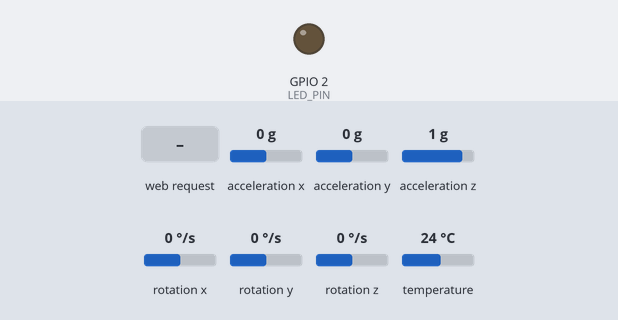
Recording of a sketch running on a simulated ESP32. Shown: output pins drawn as LEDs (lit = HIGH). Inputs (shaded band) come from the test bench; at power-on: acceleration x 0 g, acceleration y 0 g, acceleration z 1 g, rotation x 0 °/s, rotation y 0 °/s, rotation z 0 °/s, temperature 24 °C. WiFi joins after 1.5 s; servers stay silent unless stated; what the sketch prints to the serial monitor is not drawn.

Above: at 2.7 s.
2.8 s: HTTP request GET /arm?state=1 received
At 4.2 s:
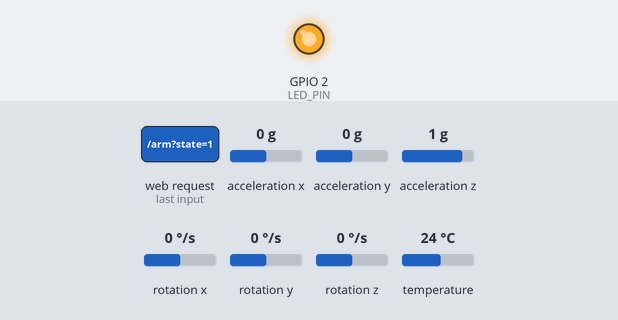
7.3 s: HTTP request GET /arm received
At 7.6 s:
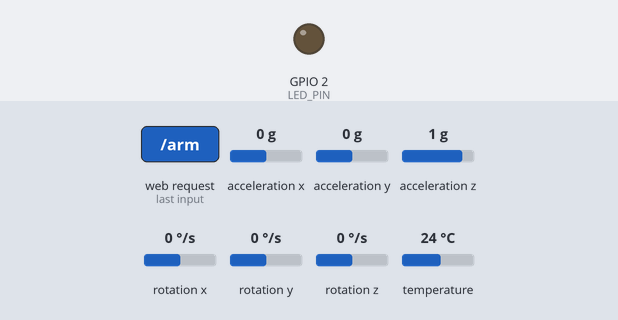
8.8 s: HTTP request GET /arm?state=1&val=1 received
At 10.0 s:
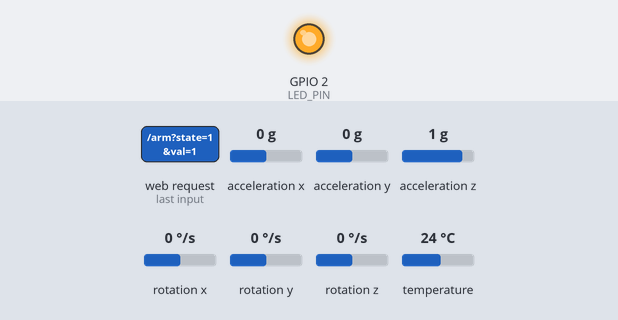
Timing chart, 0 to 11.8 s (numbered marks = the images above; inputs shaded):
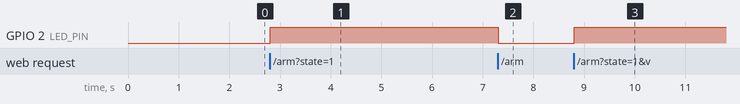

Measured:
- after the input at 2.8 s, GPIO 2 (LED_PIN): LOW → HIGH at once
- after the input at 7.3 s, GPIO 2 (LED_PIN): HIGH → LOW at once
- after the input at 8.8 s, GPIO 2 (LED_PIN): LOW → HIGH at once

The sketch:

Tap_Guard_Beta.ino
```cpp
/* Tap-Guard v8 – Elegant & Responsive UI
 * SSID/PASS → DevilDogVIP / yvetteway (Keep your credentials secure)
 * Slider 1-10 (5 = default optimal, 10 = most sensitive). LED + web alert when armed & motion.
 * Designed with a more refined aesthetic.
 */
#include <WiFi.h>
#include <WebServer.h>
#include <Adafruit_MPU6050.h>
#include <Adafruit_Sensor.h>
#include <Wire.h>
#include <time.h> // Not strictly used in this revision but often useful

#define LED_PIN 2

// --- Sensitivity Configuration ---
// GUI slider level (1-10). Default is 5.
int  level = 5;
bool armed = false;
bool alertOn = false; // True when motion detected while armed
uint32_t lastMove = 0; // Timestamp of last motion detection

Adafruit_MPU6050 mpu;
WebServer server(80);

// Placeholder for actual battery level reading
int getBatteryLevel() {
  // TODO: Implement actual battery voltage reading and percentage calculation
  // For example, read an analog pin connected to a voltage divider on the battery
  // and map the voltage to a 0-100% scale.
  // For now, returning a static value or a slowly decreasing simulated value.
  static int simBattery = 95; // Initial simulated battery
  // simBattery = max(0, simBattery - 1); // Example: simulate decrease over time if called periodically
  return simBattery;
}

// Maps GUI slider level (1-10) to MPU6050 motion detection threshold.
int thrVal() {
  const int DEVICE_THR_MOST_SENSITIVE = 1;  // MPU's most sensitive setting
  const int DEVICE_THR_DEFAULT_OPTIMAL = 1; // Desired for GUI level 5 ("coaster" detection)
  const int DEVICE_THR_LEAST_SENSITIVE = 80; // MPU's least sensitive for this app (at GUI level 1)

  if (level == 5) {
    return DEVICE_THR_DEFAULT_OPTIMAL;
  } else if (level > 5) { // GUI Levels 6-10 (higher sensitivity)
    // Since default optimal is already the most sensitive MPU can do (1), these also map to 1.
    return DEVICE_THR_MOST_SENSITIVE;
  } else { // GUI Levels 1-4 (lower sensitivity)
    // Map GUI 1-4 to physical LEAST_SENSITIVE down to (DEFAULT_OPTIMAL + a bit more for smoother transition)
    // Threshold for level 4 will be DEVICE_THR_DEFAULT_OPTIMAL + 1 = 2
    return map(level, 1, 4, DEVICE_THR_LEAST_SENSITIVE, DEVICE_THR_DEFAULT_OPTIMAL + 1);
  }
}

/* ===== HTML UI ===== */
const char html[] PROGMEM = R"HTML(
<!doctype html><html><head><meta charset=utf-8>
<meta name=viewport content="width=device-width,initial-scale=1">
<title>Tap-Guard</title>
<style>
html,body{margin:0;padding:0;height:100%;font-family:'Segoe UI',Tahoma,Geneva,Verdana,sans-serif;background:#2c3e50;color:#ecf0f1;overflow-x:hidden;}
body{display:flex;flex-direction:column;align-items:center;justify-content:center;text-align:center;padding:10px;box-sizing:border-box;min-height:100vh;}
h1{margin-top:0;margin-bottom:10px;letter-spacing:1px;opacity:.25;font-size:clamp(30px, 8vw, 48px);width:100%;text-align:center;font-style:italic;}
#glass-container{position:relative;margin-bottom:20px;filter:drop-shadow(0 6px 10px rgba(0,0,0,.3));}
#glass-base{width:70px;height:15px;background:rgba(0,0,0,0.15);border-radius:50%;position:absolute;bottom:-5px;left:50%;transform:translateX(-50%);z-index:-1;box-shadow:0 2px 3px rgba(0,0,0,0.2) inset;}
svg#glass{width:clamp(120px, 40vw, 180px);height:auto;max-height:280px;}
.liquid-fill{transition:fill .3s ease;}
.bubble{fill:#fff;opacity:0.6;animation:rise 4s infinite ease-in-out;rx:2;ry:2;}
.bubble.b2{animation-delay:1s;animation-duration:4.5s;}
.bubble.b3{animation-delay:2s;animation-duration:3.5s;}
.bubble.b4{animation-delay:0.5s;animation-duration:5s;}
@keyframes rise{0%{opacity:0;transform:translateY(0px);} 25%{opacity:0.7;} 75%{opacity:0.7;} 100%{opacity:0;transform:translateY(-80px);}}
#pill{transition:transform 0.5s cubic-bezier(0.68, -0.55, 0.27, 1.55), opacity 0.5s;transform:translateY(-50px) scale(0.5);opacity:0;pointer-events:none;}
#pill.animate{transform:translateY(30px) scale(1);opacity:1;}
#alert{margin:15px 0;font-size:clamp(24px, 6vw, 32px);font-weight:bold;transition:.2s;min-height:35px;}
.btn{padding:12px 24px;border:none;border-radius:8px;font-weight:600;font-size:clamp(16px, 4vw, 18px);background:#1abc9c;color:#fff;cursor:pointer;box-shadow:0 4px 6px rgba(0,0,0,.2);transition:background .2s, transform .1s;margin-top:10px;}
.btn:active{transform:scale(0.97);}
.btn.red{background:#e74c3c;}
.controls{margin:10px 0;}
.range{width:clamp(220px, 70vw, 280px);margin:8px auto;}
.sensitivity-label{font-size:clamp(14px, 3.5vw, 16px);opacity:.8;margin-top:5px;}
#battery-container{position:absolute;top:15px;right:15px;text-align:center;filter:drop-shadow(0 2px 4px rgba(0,0,0,.2));}
#battery{width:60px;height:28px;border:3px solid #ecf0f1;border-radius:5px;position:relative;margin:0 auto 5px auto;}
#battery:after{content:'';position:absolute;right:-7px;top:6px;width:5px;height:12px;background:#ecf0f1;border-radius:0 2px 2px 0;}
#battery-level{background:#1abc9c;height:100%;border-radius:2px 0 0 2px;transition:width .5s ease;} /* Adjusted border-radius for level */
.battery-text{font-size:12px;opacity:.8;}
</style></head><body>
<h1>Tap-Guard</h1>

<div id="battery-container">
  <div id="battery"><div id="battery-level" style="width:85%"></div></div>
  <small class="battery-text"><span id="battery-percent">85</span>%</small>
</div>

<div id="glass-container">
  <svg id="glass" viewBox="0 0 100 150">
    <defs>
      <clipPath id="glassClip">
        <path d="M15 5 Q20 0 50 0 Q80 0 85 5 L75 145 Q75 150 50 150 Q25 150 25 145 Z"/>
      </clipPath>
    </defs>
    <path d="M15 5 Q20 0 50 0 Q80 0 85 5 L75 145 Q75 150 50 150 Q25 150 25 145 Z" fill="#4a4a4a" stroke="#bfbfbf" stroke-width="3"/>
    <rect id="liquid" x="17" y="25" width="66" height="120" class="liquid-fill" fill="#f39c12" clip-path="url(#glassClip)"/>
    <circle class="bubble b1" cx="40" cy="120" r="2.5"/>
    <circle class="bubble b2" cx="50" cy="125" r="2"/>
    <circle class="bubble b3" cx="60" cy="120" r="3"/>
    <circle class="bubble b4" cx="45" cy="115" r="1.5"/>
    <circle class="bubble b1" cx="55" cy="100" r="2.5" style="animation-delay:0.2s;"/>
    <circle class="bubble b2" cx="35" cy="90" r="2" style="animation-delay:1.2s;"/>

    <circle id="pill" cx="50" cy="30" r="7" fill="#fff" stroke="#e74c3c" stroke-width="2.5"/>
  </svg>
  <div id="glass-base"></div>
</div>

<div id="alert" class="">DISARMED</div>
<button id="arm" class="btn">ARM</button>

<div class="controls">
  <input id="sens" class="range" type="range" min="1" max="10" value="5">
  <div class="sensitivity-label">Sensitivity: <span id="sensVal">5</span></div>
</div>

<script>
let currentArmed=false, currentAlerting=false;
const alertTxt=document.getElementById('alert');
const armBtn=document.getElementById('arm');
const liquid=document.getElementById('liquid'); // Changed from 'beer' to 'liquid'
const pill=document.getElementById('pill');
const rangeSlider=document.getElementById('sens');
const sensValSpan=document.getElementById('sensVal');
const batteryLevelDiv=document.getElementById('battery-level');
const batteryPercentSpan=document.getElementById('battery-percent');

function post(path){fetch(path).catch(err => console.error("Fetch error:", err));}

armBtn.onclick=()=>{
  currentArmed=!currentArmed;
  currentAlerting=false; // Reset alert visual on arm/disarm
  pill.classList.remove('animate'); // Ensure pill is hidden
  updateUI();
  post('/arm?state='+(currentArmed?1:0));
};

rangeSlider.oninput=()=>{
  sensValSpan.textContent=rangeSlider.value;
  post('/sens?val='+rangeSlider.value);
};

function updateUI(){
  armBtn.textContent=currentArmed?'DISARM':'ARM';
  armBtn.classList.toggle('red',currentArmed);

  if(currentAlerting){
    alertTxt.textContent='YOUR DRINK IS SPIKED!';
    alertTxt.style.color = '#e74c3c'; // Alert color
    liquid.setAttribute("fill",'#e74c3c'); // Liquid turns red
    pill.classList.add('animate');
  } else if (currentArmed) {
    alertTxt.textContent='ARMED';
    alertTxt.style.color = '#1abc9c'; // Armed color (teal)
    liquid.setAttribute("fill",'#f39c12'); // Normal liquid color
    pill.classList.remove('animate');
  } else {
    alertTxt.textContent='DISARMED';
    alertTxt.style.color = '#ecf0f1'; // Disarmed color (default text)
    liquid.setAttribute("fill",'#f39c12'); // Normal liquid color
    pill.classList.remove('animate');
  }
}

async function fetchDataLoop(){
  try {
    const response = await fetch('/state');
    if (!response.ok) {
      console.error("Error fetching state:", response.status);
      setTimeout(fetchDataLoop,1000); // Try again after a second
      return;
    }
    const s = await response.json(); // {a:0/1, m:0/1, b:0-100, l:1-10}

    let uiNeedsUpdate = false;
    if (currentArmed !== (s.a === 1)) {
        currentArmed = (s.a === 1);
        uiNeedsUpdate = true;
    }
    if (currentAlerting !== (s.m === 1)) {
        currentAlerting = (s.m === 1);
        uiNeedsUpdate = true;
    }
    if (parseInt(rangeSlider.value) !== s.l) {
        rangeSlider.value = s.l;
        sensValSpan.textContent = s.l;
        // No need to post back, this is state from server
    }

    batteryLevelDiv.style.width = s.b + '%';
    batteryPercentSpan.textContent = s.b;

    if(uiNeedsUpdate || (currentAlerting && !pill.classList.contains('animate')) || (!currentAlerting && pill.classList.contains('animate')) ){
        updateUI();
    }

  } catch (error) {
    console.error("State update error:", error);
  }
  setTimeout(fetchDataLoop, 250); // Fetch state more frequently for responsiveness
}

// Initial UI setup based on JS state (which will be updated by first fetch)
sensValSpan.textContent = rangeSlider.value; // Init slider text
updateUI();
fetchDataLoop(); // Start the loop to get state from server
</script></body></html>
)HTML";
/* ==================== */

/* ===== HTTP Handlers ===== */
void hRoot() { server.send_P(200, "text/html", html); }

void hArm() {
  armed = server.arg("state") == "1";
  if (!armed) { // If disarming, also clear any active alert
    alertOn = false;
    digitalWrite(LED_PIN, LOW); // Turn off LED if disarming
  }
  Serial.println(armed ? "System ARMED" : "System DISARMED");
  server.send(200, "text/plain", "");
}

void hSens() {
  if (server.hasArg("val")) {
    int newLevel = server.arg("val").toInt();
    level = constrain(newLevel, 1, 10);
    mpu.setMotionDetectionThreshold(thrVal());
    Serial.print("Sensitivity level: "); Serial.print(level);
    Serial.print(", MPU Threshold: "); Serial.println(thrVal());
  }
  server.send(200, "text/plain", "");
}

void hState() {
  int currentBattery = getBatteryLevel();
  // JSON → a=armed, m=motion(alert), b=battery%, l=level
  String j = "{\"a\":" + String(armed ? 1 : 0) +
             ",\"m\":" + String(alertOn ? 1 : 0) +
             ",\"b\":" + String(currentBattery) +
             ",\"l\":" + String(level) + "}";
  server.send(200, "application/json", j);
}
/* ================= */

void setup() {
  pinMode(LED_PIN, OUTPUT);
  digitalWrite(LED_PIN, LOW);
  Serial.begin(115200);

  WiFi.begin("DevilDogVIP", "yvetteway"); // Replace with your actual SSID and Password
  Serial.print("Connecting to WiFi...");
  int wifi_retries = 0;
  while (WiFi.status() != WL_CONNECTED && wifi_retries < 30) { // Retry for ~15 seconds
    delay(500);
    Serial.print(".");
    wifi_retries++;
  }
  if (WiFi.status() == WL_CONNECTED) {
    Serial.println("\nConnected!");
    Serial.print("IP Address: http://"); Serial.println(WiFi.localIP());
  } else {
    Serial.println("\nFailed to connect to WiFi. Check credentials or network.");
    // Consider a fallback mode or error indication here
  }

  Serial.println("Initializing MPU6050...");
  if (!mpu.begin()) {
    Serial.println("MPU6050 connection failed! Halting.");
    while (1) { delay(100); } // Stop if MPU fails
  }
  Serial.println("MPU6050 initialized.");

  mpu.setHighPassFilter(MPU6050_HIGHPASS_0_63_HZ);
  mpu.setMotionDetectionDuration(20); // Detect motion lasting at least 20ms
  mpu.setMotionDetectionThreshold(thrVal()); // Set initial threshold based on default level (5)
  mpu.setInterruptPinLatch(true);     // Keep interrupt active until status is read
  mpu.setInterruptPinPolarity(true);  // Interrupt pin is active HIGH
  mpu.setMotionInterrupt(true);       // Enable motion interrupt

  Serial.print("Initial MPU Threshold (level 5): "); Serial.println(thrVal());

  server.on("/", hRoot);
  server.on("/arm", HTTP_GET, hArm);
  server.on("/sens", HTTP_GET, hSens);
  server.on("/state", HTTP_GET, hState);
  server.begin();
  Serial.println("HTTP server started.");
}

void loop() {
  server.handleClient();

  if (armed && mpu.getMotionInterruptStatus()) {
    sensors_event_t a, g, t;
    mpu.getEvent(&a, &g, &t); // Reading events clears the interrupt status if latch is enabled

    Serial.printf("MOTION DETECTED! Ax:%.2f, Ay:%.2f, Az:%.2f, Threshold:%d\n",
                  a.acceleration.x, a.acceleration.y, a.acceleration.z, thrVal());

    digitalWrite(LED_PIN, HIGH);
    alertOn = true;
    lastMove = millis(); // Record time of motion
  }

  // If alert was on but no motion for 1.5 seconds, turn off the visual alert (but remains armed)
  // The LED will also turn off here. User might want LED to stay on until disarmed.
  // For now, alertOn flag handles the "YOUR DRINK IS SPIKED" message.
  if (alertOn && (millis() - lastMove > 2500)) { // Increased duration for alert message
    // alertOn = false; // Keep alertOn true until disarmed or new motion?
                      // For now, this makes the "SPIKED" message disappear after a while.
                      // If you want it to persist until disarm, remove this block or just handle LED.
    // digitalWrite(LED_PIN, LOW); // If LED should also turn off after timeout
  }

  // If system is disarmed, ensure LED is off.
  if (!armed) {
    digitalWrite(LED_PIN, LOW);
    if (alertOn) { // If it was alerting, and now disarmed, clear alert state
        alertOn = false;
    }
  }
}
```
